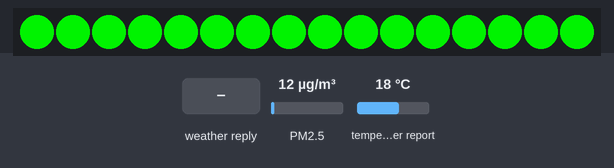
The program below on a simulated Raspberry Pi Pico running MicroPython. Parts: 16 RGB LEDs in strip order, left to right. The inputs (shaded band) are chosen by the test bench; at power-on: PM2.5 12 µg/m³, temperature in the web weather report 18 °C. Dim RGB values are drawn brighter than linear; WiFi joins after 1.5 s; requests to the public web service named in the program get a made-up reply in its usual format after 0.4 s (London, UTC, broken clouds, 64 % humidity, 1013 hPa unless stated); web requests get an empty 200 reply after 0.4 s; the clock reads 2024-03-15 10:24:30 at power-on unless the program sets it; library files of the repository ran but are not shown: neopixel.py; what the program prints to the serial console is not drawn.

Above: at 5.48 s.
5.5 s: the web weather report turns to Rain
At 21.5 s:
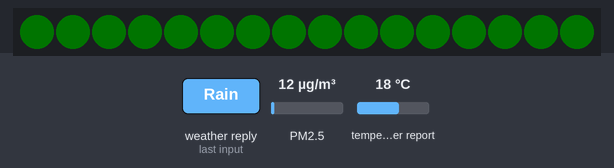

The program:

6._autoFineDustCheckByPicoWBreathing.py
```python
# This code was written by Juhyun Kim.

import time
from neopixel import Neopixel
import network
import urequests
from timezoneChange import timeOfSeoul # timezoneChange.py 파일이 같은 폴더에 있어야 동작함


# 와이파이 정보
SSID = 'U+Net03CC'
password = 'J6FDFE#490'


# 자기 정보 넣기(Open Wether Map API Key, 측정하고자 하는 곳의 위도, 경도 정보, 자신이 사용하는 WiFi정보)
# https://openweathermap.org/appid 에서 로그인 하고 https://home.openweathermap.org/api_keys 로 이동해서 API Key를 발급받음
API_KEY = '24109ddecb29a5405afe2a8df42c5e34'

# 확인하고 싶은 위치 정보 입력
locations = [
    ('Seoul', '37.566', '126.9784'),
    ('San Francisco', '37.77493', '-122.41942'),
    ('Sevilla', '37.38283', '-5.97317')
]


# 와이파이 연결하기
wlan = network.WLAN(network.STA_IF)
wlan.active(True)
if not wlan.isconnected():
    # 와이파이 연결하기
    wlan.connect(SSID, password)  # 12, 13번 줄에 입력한 SSID와 password가 입력됨
    print("Waiting for Wi-Fi connection", end="...")
    print()
    while not wlan.isconnected():
        print(".", end="")
        time.sleep(1)
else:
    print(wlan.ifconfig())
    print("WiFi is Connected")
    print()


# 네오픽셀의 셀 갯수, PIO상태, 핀번호 정의
numpix = 16
PIO = 0
Pin = 22

# 네오픽셀이 RGB타입일 때 네오픽셀 수, PIO상태, 핀번호, 네오픽셀 타입 순으로 선택
strip = Neopixel(numpix, PIO, Pin, "RGB")

# 밝기 설정(0~255)
strip.brightness(150)


def get_air_quality_index(lat, lon, api_key):
    # 아래의 날씨 정보나 공기 오염도 조회 주소를 복사하여 브라우저의 주소창에 넣고 엔터를 누르면 JSON의 형태로 데이터를 받아볼 수 있음
    # 날씨 정보 조회
    # http://api.openweathermap.org/data/2.5/weather?lat={lat}&lon={lon}&appid={api_key}
    urlWeather = f'http://api.openweathermap.org/data/2.5/weather?lat={lat}&lon={lon}&appid={api_key}'
    response = urequests.get(urlWeather)
    dataWeather = response.json()

    # 공기 오염도 조회
    # http://api.openweathermap.org/data/2.5/air_pollution?lat={lat}&lon={lon}&appid={api_key}
    urlAQI = f'http://api.openweathermap.org/data/2.5/air_pollution?lat={lat}&lon={lon}&appid={api_key}'
    response = urequests.get(urlAQI)
    dataAQI = response.json()

    # weather는 설명이 직접 넘어옴
    # WeatherID 참고 링크: https://injunech.tistory.com/178
    weatherID = dataWeather['weather'][0]['id']
    weather = dataWeather['weather'][0]['description']
    location = dataWeather['name']
    print(f'Location: {location}')
    print(f'WeatherID: {weatherID}')
    print(f'Weather: {weather}')

    # aqi는 Air Quality Index
    # aqi = 1 # 1~5까지의 인덱스로 아래의 실제 데이터 대신 테스트 해볼 수 있음
    aqi = dataAQI['list'][0]['main']['aqi']
    print("AQI: " + str(aqi) + "[Good(1)~Bad(5)]")

    return aqi

def set_neopixel_color(aqi):
    # Green, Red, Blue의 순서로 되어 있음
    if aqi == 1:
        color = (0, 0, 255)  # Blue
    elif aqi == 2:
        color = (255, 0, 0)  # Green
    elif aqi == 3:
        color = (255, 255, 0)  # Yellow
    elif aqi == 4:
        color = (100, 255, 0)  # Orange
    elif aqi == 5:
        color = (0, 255, 0)  # Red
    else:
        color = (0, 128, 128)  # Purple (unknown)

    for i in range(numpix):
        strip.set_pixel(i, color)
        time.sleep(0.01)
        strip.show()


def set_neopixel_color_breathing(aqi):
    if aqi == 1:
        color = (0, 0, 255)  # Blue
    elif aqi == 2:
        color = (255, 0, 0)  # Green
    elif aqi == 3:
        color = (255, 255, 0)  # Yellow
    elif aqi == 4:
        color = (100, 255, 0)  # Orange
    elif aqi == 5:
        color = (0, 255, 0)  # Red
    else:
        color = (0, 128, 128)  # Purple (unknown)

    end_time = time.time() + 5  # 5초 동안 숨쉬기 효과
    while time.time() < end_time:
        for brightness in range(0, 256, 5):
            strip.brightness(brightness)
            for i in range(numpix):
                strip.set_pixel(i, color)
            strip.show()
            time.sleep(0.05)

        for brightness in range(255, -1, -5):
            strip.brightness(brightness)
            for i in range(numpix):
                strip.set_pixel(i, color)
            strip.show()
            time.sleep(0.05)

while True:
    updatedTime = timeOfSeoul()
    print(updatedTime)

    for location, lat, lon in locations:
        try:
            air_quality_index = get_air_quality_index(lat, lon, API_KEY)
            set_neopixel_color_breathing(air_quality_index)
        except Exception as e:
            print("Error:", e)
            for i in range(numpix):
                strip.set_pixel(i, (0, 0, 0))  # Black
            strip.show()

        print()
```

timezoneChange.py
```python
import urequests

def timeOfSeoul():
    # ✅ 올바른 시간 정보 가져오기
    url = "https://timejson.netlify.app/.netlify/functions/time"

    try:
        time_dict = urequests.get(url).json()

        # ✅ UTC 시간 가져오기
        utc_time_str = time_dict["time"]  # 예: "2025-03-08T13:20:20.850Z"
        date_str = time_dict["date"]  # 예: "2025-03-08"

        # ✅ 시간 추출 (ISO 8601 포맷 기준)
        year = int(date_str[:4])  # "2025-03-08" → 2025
        month = int(date_str[5:7])  # "2025-03-08" → 03
        day = int(date_str[8:10])  # "2025-03-08" → 08
        hour = int(utc_time_str[11:13])  # "2025-03-08T13:20:20.850Z" → 13
        minute = int(utc_time_str[14:16])  # "2025-03-08T13:20:20.850Z" → 20
        second = int(utc_time_str[17:19])  # "2025-03-08T13:20:20.850Z" → 20

        # ✅ KST 변환 (UTC+9)
        hour += 9
        if hour >= 24:
            hour -= 24
            day += 1  # 날짜 조정

        # ✅ 변환된 시간을 출력
        output_str = "{:04d}-{:02d}-{:02d} {:02d}:{:02d}:{:02d} KST".format(year, month, day, hour, minute, second)
        return output_str

    except Exception as e:
        return f"❌ Error: {e}"
```
